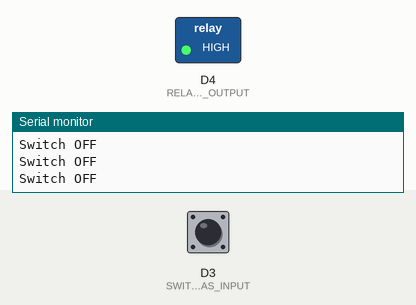
The sketch below on a simulated ESP8266 (NodeMCU). Parts: switched loads named in the sketch (green lamp = pin HIGH), the last lines printed to the serial monitor. The inputs (shaded band) are chosen by the test bench; at power-on: D3 (SWITCH_AS_INPUT) HIGH. WiFi joins after 1.5 s; servers stay silent unless stated; no MQTT or app messages arrive unless stated.

Above: at 2.7 s.
2.8 s: D3 (SWITCH_AS_INPUT) pulled LOW for 1 s
At 3.7 s:
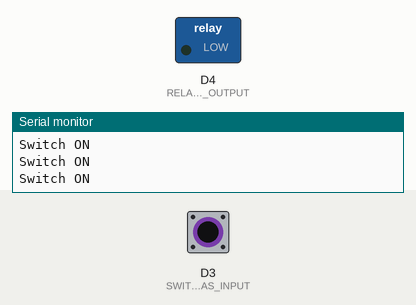
8.4 s: D3 (SWITCH_AS_INPUT) pulled LOW for 3.2 s
At 13.0 s:
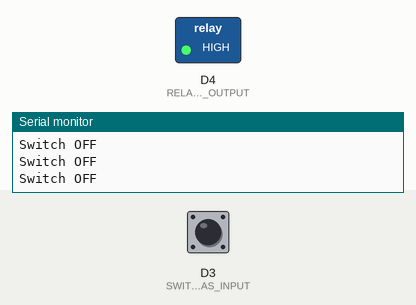
Timing chart, 0 to 14.2 s (numbered marks = the images above; inputs shaded):
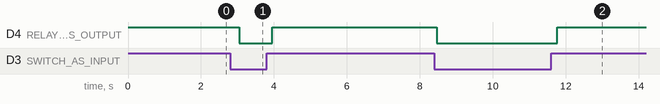

Measured:
- after the input at 2.8 s, D4 (RELAY_AS_OUTPUT): HIGH → LOW after 0.26 s, → HIGH 0.90 s later
- after the input at 8.4 s, D4 (RELAY_AS_OUTPUT): HIGH → LOW after 0.06 s, → HIGH 3.3 s later

The sketch:

ard.ino
```cpp
#include <ESP8266WiFi.h>
#include <PubSubClient.h>
#include <ArduinoJson.h>

const char* ssid = "JU-AUDI";
const char* password =  "juaudi@12345";
const char* mqttServer = "13.233.113.49";//Broker server address
const int mqttPort = 1883;
const char* mqttUser = "deploy";
const char* mqttPassword = "sih2019";
const char* mqttMessageAction = "";
int digitalWriteValue = 0;
boolean remoteControl = false;

WiFiClient espClient;
PubSubClient client(espClient);

void setup()
{

  pinMode(D3, INPUT_PULLUP);   //SWITCH AS INPUT
  pinMode(D4,OUTPUT);            // RELAY AS OUTPUT
  digitalWrite(D4,HIGH);
  Serial.begin(115200);
  WiFi.begin(ssid, password);

  while (WiFi.status() != WL_CONNECTED)
  {
    delay(500);
    Serial.println("Connecting to WiFi..");
  }
  Serial.println("Connected to the WiFi network");

  client.setServer(mqttServer, mqttPort);
  client.setCallback(callback);

  while (!client.connected()) {
    Serial.println("Connecting to MQTT...");

    if (client.connect("ESP8266Client", mqttUser, mqttPassword )) {

      Serial.println("connected");

    } else {

      Serial.print("failed with state ");
      Serial.print(client.state());
      delay(2000);

    }
  }

//  StaticJsonDocument<200> doc;
//  char json[] =
//      "{\"sensor\":\"gps\",\"time\":1351824120,\"data\":[48.756080,2.302038]}";
//
//  DeserializationError error = deserializeJson(doc, json);
//
//  if (error) {
//    Serial.print(F("deserializeJson() failed: "));
//    Serial.println(error.c_str());
//    return;
//  }

//  client.publish("esp/test/message", "Hello from ESP8266");
  client.subscribe("/1JAI001/1");
}

void callback(char* topic, byte* payload, unsigned int length)
{
  Serial.print("Message arrived in topic: ");
  Serial.println(topic);
  Serial.print("Message:");
  StaticJsonDocument<200> message;
  char json[length];
  for (int i = 0; i < length; i++)
  {
    //Serial.print((char)payload[i]);
    json[i] = (char)payload[i];
  }
  DeserializationError jsonParseError = deserializeJson(message, json);

  if (jsonParseError) {
    remoteControl = false;
    Serial.print(F("deserializeJson() failed: "));
    Serial.println(jsonParseError.c_str());
    return;
  }else{
    mqttMessageAction = message["action"];
    Serial.println("MEssage");
    Serial.println(mqttMessageAction);
    if(message["action"]=="on"){
      remoteControl=false;
      digitalWriteValue = digitalRead(D3)==LOW ? 1 : 0;
    }else if(message["action"]=="off"){
      remoteControl=true;
      digitalWriteValue = 0;
    } else if(message["action"]=="check"){
      //HeartBeat Code return active status
      StaticJsonDocument<20> doc;
      doc["status"] = "active";
      char jsonResponse[20];
      serializeJson(doc,jsonResponse);
      if(client.publish("/1JAI001/1/response",jsonResponse)==true){
        Serial.println("Successfully sent response");
      }else{
        Serial.println("Error sending response");
      }
    }
  }
  Serial.println();
  Serial.println("-----------------------");

}

void loop()
{
  client.loop();
  if(!remoteControl){
    if(digitalRead(D3)==LOW /*|| digitalWriteValue==LOW*/)
    {
      Serial.println("Switch ON");
      digitalWrite(D4,LOW);
    }
    else if(digitalRead(D3)==HIGH/* || digitalWriteValue==HIGH*/)
    {
      Serial.println("Switch OFF");
      digitalWrite(D4,HIGH);
    }
  }else{
    Serial.println("Switch based on response");
    if(digitalWriteValue==1){
      Serial.println("Switch ON");
      digitalWrite(D4,LOW);
    }else if(digitalWriteValue==0){
      Serial.println("Switch OFF");
      digitalWrite(D4,HIGH);
    }
  }
  delay(300);
}
```
